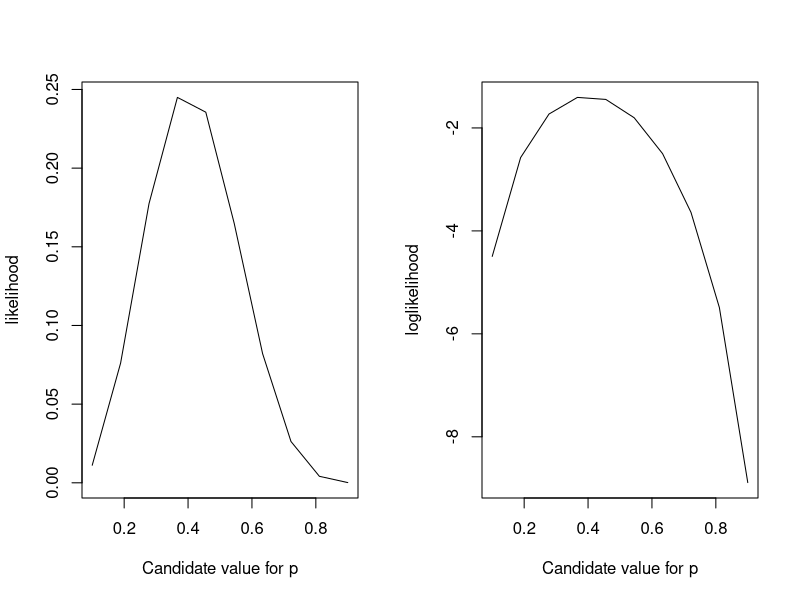

Write R code to recreate this figure.
## ---- chunk 1
knitr::opts_chunk$set(echo = TRUE)
## ---- chunk 2
# R code looks like this.
# Comments are in grey and explain the code

2+2 # add two and two

# outputs from R appear like the above ^^^^
## ---- chunk 3
knitr::include_app("https://shiny.math.ntnu.no/qmbio/Shiny_apps/LandSea/")
## ---- chunk 4
# Code to use dbinom()

# First create an object containing your candidate values of p
probabilities <- seq(from = 0.1, to = 0.9, length.out = 10)

probabilities

# Use dbinom to calculate the likelihoods
likelihoods <- dbinom(x = 4, size = 10, prob = probabilities)

likelihoods
## ---- chunk 5

par(mfrow=c(1,2)) # puts two plots side by side (1 row and 2 columns)

plot(x = probabilities, y = likelihoods,
     type = 'l', xlab = "Candidate value for p",
     ylab = "likelihood")

# make log likelihoods
loglikelihoods <- dbinom(x = 4, size = 10, prob = probabilities, log=TRUE)

plot(x = probabilities, y = loglikelihoods,
     type = 'l', xlab = "Candidate value for p",
     ylab = "loglikelihood")
